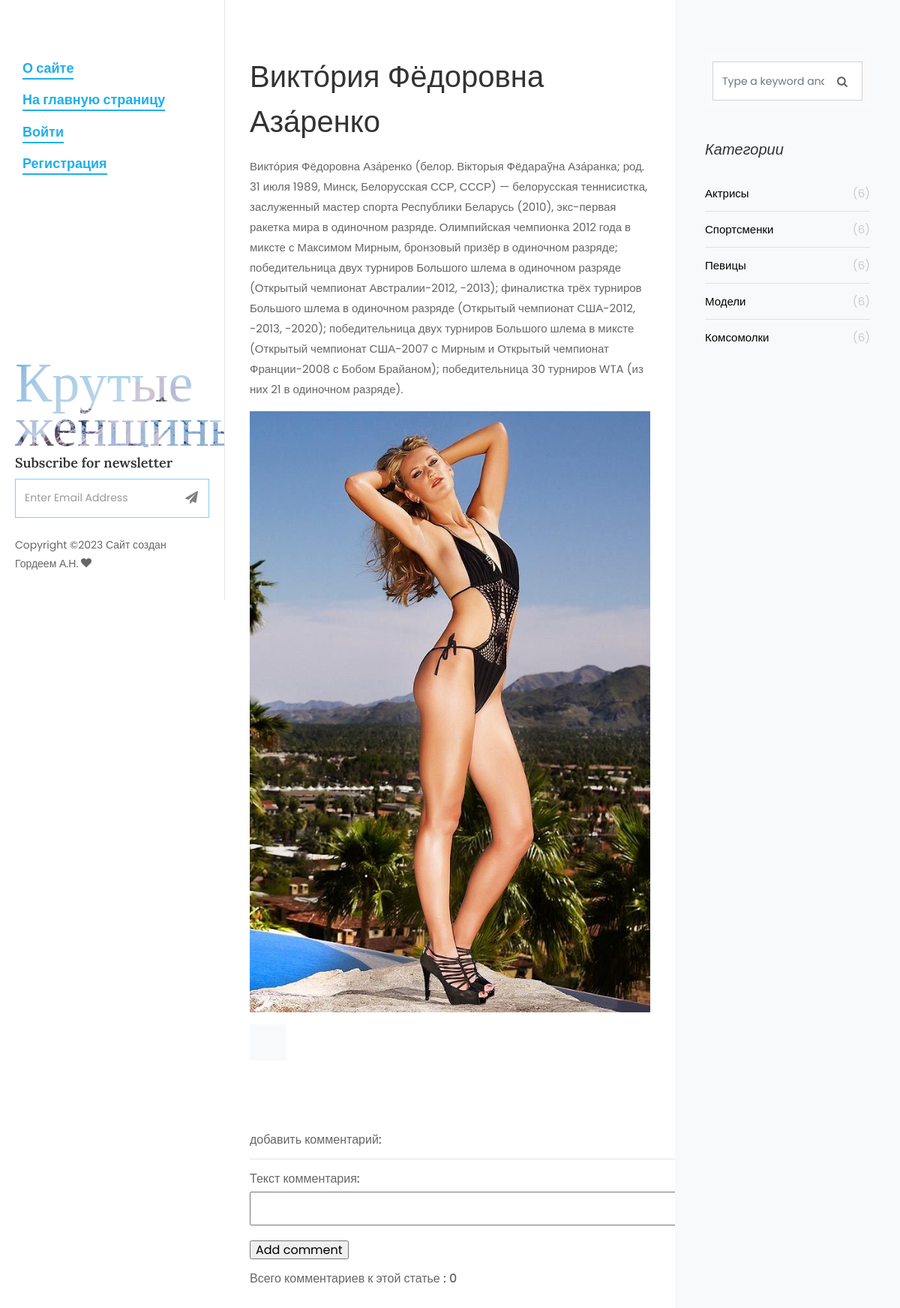
Page /post/viktoriya-fyodorovna-azarenko/ on the committed database.
### women/models.py (models this page shows, shortened)
class Women(models.Model):
    objects = None
    title = models.CharField(max_length=255, verbose_name='Заголовок')
    content = models.TextField(blank=True)
    photo = models.ImageField(upload_to="photos/%Y/%m/%d/")
    time_create = models.DateTimeField(auto_now_add=True)
    slug = models.SlugField(max_length=250, unique= True, db_index= True, verbose_name= "URL")
    time_update = models.DateTimeField(auto_now=True)
    is_published = models.BooleanField(default=True)
    cat = models.ForeignKey('Category', on_delete=models.PROTECT, )
    class Meta:
        verbose_name_plural = 'Известные женщины'
        ordering = ('cat', 'title')

class Category(models.Model):
    name = models.CharField(max_length=100, db_index=True)
    slug = models.SlugField(max_length=250, unique=True, db_index=True, verbose_name='URL')
    class Meta:
        verbose_name_plural = 'Категории'
    def get_absolute_url(self):
        return reverse('category', kwargs={'cat_slug': self.slug})

### women/views.py (the view, shortened to what this page needs)
# urls.py: path('post/<slug:post_slug>/', ShowPost.as_view(), name='post'),
class ShowPost(DataMixin, FormMixin, DetailView):
    model = Women
    template_name = 'women/single.html'
    slug_url_kwarg = 'post_slug'
    context_object_name = 'post'
    form_class = CommentForm
    def post(self, request, *args, **kwargs):
        form = self.get_form()
        if form.is_valid():
            return self.form_valid(form)
        else:
            return self.form_invalid(form)
    def get_context_data(self, *, object_list=None, **kwargs):
        context = super().get_context_data(**kwargs)
        context['menu'] = menu
        context['cats'] = Category.objects.all()
        return context

### women/forms.py
class CommentForm(forms.ModelForm):
    class Meta:
        model = Comments
        fields = ('text',)
    def __init__(self,*args,**kwargs):
        super().__init__(*args,**kwargs)
        for field in self.fields:
            self.fields[field].widget.attrs['class'] = 'form-control'
        self.fields['text'].widget = Textarea(attrs={'rows':2})

### women/templates/women/single.html (shortened to what this page needs)
{% load static %}
<!DOCTYPE html>
<html lang="en">
  <head>
    <link rel="stylesheet" href="{% static 'css/open-iconic-bootstrap.min.css' %}">
    <link rel="stylesheet" href="{% static 'css/animate.css' %}">
    <link rel="stylesheet" href="{% static 'css/owl.carousel.min.css' %}">
    <link rel="stylesheet" href="{% static 'css/owl.theme.default.min.css' %}">
    <link rel="stylesheet" href="{% static 'css/magnific-popup.css' %}">
    <link rel="stylesheet" href="{% static 'css/aos.css' %}">
    <link rel="stylesheet" href="{% static 'css/ionicons.min.css' %}">
    <link rel="stylesheet" href="{% static 'css/bootstrap-datepicker.css' %}">
    <link rel="stylesheet" href="{% static 'css/jquery.timepicker.css' %}">
    <link rel="stylesheet" href="{%  static 'css/flaticon.css' %}">
    <link rel="stylesheet" href="{% static 'css/icomoon.css' %}">
    <link rel="stylesheet" href="{% static 'css/style.css' %}">
  </head>
  <body>
	{% include 'women/side-header.html' %}
		<div id="colorlib-main">
			<section class="ftco-section ftco-no-pt ftco-no-pb">
	    	<div class="container">
	    		<div class="row d-flex">
	    			<div class="col-lg-8 px-md-5 py-5">
	    				<div class="row pt-md-4">
	    					<h1 class="mb-3">{{  post.title }} </h1>
		            <p>{{ post.content }}</p>
		            <p>
		              <img src="{{ post.photo.url }}" alt="" class="img-fluid">
		            </p>
		            <div class="about-author d-flex p-4 bg-light">
		            </div>
		            <div class="pt-5 mt-5">
		              <h6 class="mb-3">
						  <p>
							  добавить комментарий:
						  <hr>
						  <form action="."  method="post">
						  		{{ form.as_p }}
							  <p><input type="submit" value="Add comment"></p>
							  Всего комментариев к  этой статье : {{ post.comments_articles.all.count }}
						  </form>
					  </h6>
		            </div>
			    		</div>
			    	</div>
	    			<div class="col-lg-4 sidebar ftco-animate bg-light pt-5">
	            <div class="sidebar-box pt-md-4">
	              <form action="#" class="search-form">
	                <div class="form-group">
	                  <span class="icon icon-search"></span>
	                  <input type="text" class="form-control" placeholder="Type a keyword and hit enter">
	                </div>
	              </form>
	            </div>
	            <div class="sidebar-box ftco-animate">
					<h3 class="sidebar-heading">Категории </h3>
	              <ul class="categories">
					{% for cat in cats %}
	                <li><a href="{{ cat.get_absolute_url  }}"> {{ cat.name }}	 <span>(6)</span></a></li>
					  {% endfor %}
	              </ul>
	            </div>
	                </div>
	              </div>
	            </div>
	            </div>
	            <div class="sidebar-box ftco-animate">
	            	<h3 class="sidebar-heading">Archives</h3>
	            </div>
	          </div>
  </body>
</html>

### women/static/css/icomoon.css (style rules this page uses)
[class^="icon-"], [class*=" icon-"] { font-family: 'icomoon' !important; speak: none; font-style: normal; font-weight: normal; font-variant: normal; text-transform: none; line-height: 1; -webkit-font-smoothing: antialiased; -moz-osx-font-smoothing: grayscale; }
.icon-search:before { content: "\f002"; }

### rows in the picture
Women: title "Викто́рия Фёдоровна Аза́ренко", content "Викто́рия Фёдоровна Аза́ренко (белор. Вікторыя Фёдараўна Аза́ранка; род. 31 июля 1989, Минск, Белорусская ССР, СССР) — белорусская теннисистка, заслуженный мастер спорта Республики Беларусь (2010), экс-первая ракетка мира в одиночном разряде. Олимпийская чемпионка 2012 года в миксте с Максимом Мирным, бронзовый призёр в одиночном разряде; победительница двух турниров Большого шлема в одиночном разряде (Открытый чемпионат Австралии-2012, -2013); финалистка трёх турниров Большого шлема в одиночном разряде (Открытый чемпионат США-2012, -2013, -2020); победительница двух турниров Большого шлема в миксте (Открытый чемпионат США-2007 c Мирным и Открытый чемпионат Франции-2008 с Бобом Брайаном);…", photo (picture), comments_articles.all.count "0"
Category: name "Актрисы"
Category: name "Спортсменки"
Category: name "Певицы"
Category: name "Модели"
Category: name "Комсомолки"

### other values in the picture
{{ m.title }} "О сайте" "На главную страницу" "Войти" "Регистрация"
